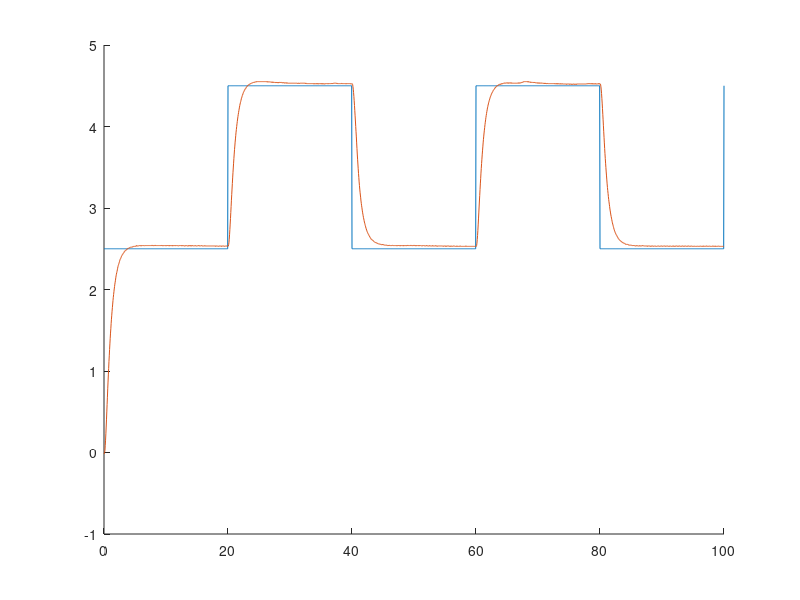

The MATLAB script that drew this image: (Note: this script raises an error after producing the figure.)
load fundarek_sada1.mat
figure(1)
hold on 
plot(tout,u)
plot(tout,y)
hold off
tu = [tout, u]
ty = [tout,y]
% load fundarek_sada2.mat
% figure(2)
% hold on 
% plot(tout,u)
% plot(tout,y)
% hold off


numgen=100;	% number of generations
lpop=56;	% number of chromosomes in population
lstring=3;	% number of genes in a chromosome
M=20;          % maximum of the search space

% Population initialisation

Space=[ones(1,lstring)*(0); ones(1,lstring)*M];

% Space=[ones(1,lstring)*(0); 50,1];
Delta=Space(2,:)/100;    % additive mutation step
Delta1 = Space(2,:)/2000;
Delta2 = Space(2,:)/10;
Pop=genrpop(lpop,Space);
evolution = zeros(1,numgen);
best_ch = zeros(lstring,numgen);
% Main cyklus --------------------------------- b)

for gen=1:numgen
    tic
    [Fit]=getFitness(Pop);
    evolution(gen)=min(Fit);	            % convergence graph of the solution
    [Best,bfit]=selbest(Pop,Fit,[1,1]);          % optimum
    best_ch(:,gen) = Best(1,:)';
    Old=selrand(Pop,Fit,8);                     % vyssii selektivny tlak avsak so
    Work1=seltourn(Pop,Fit,8);               % zachovanim nahodneho vyberu
    Work1=[Work1; selrand(Pop,Fit,8)];      % pomerne vysoka mutacia zvisuje diverzitu
    Work2=seltourn(Pop,Fit,8);
    Work2=[Work2; selsus(Pop,Fit,8)];
    Work4=seltourn(Pop,Fit,8);
    Work1=mutx(Work1,0.2,Space);
    Work1=crossov(Work1,1,0);
    Work1 = muta(Work1,0.2,Delta1,Space);
    Work2=mutx(Work2,0.3,Space);
    Work2=muta(Work2,0.2,Delta,Space);
    Work3 = genrpop(6,Space);
    Work4 = muta(Work4,0.2,Delta2,Space);
    Pop=[Best;Old;Work1;Work2;Work3;Work4];
    gen
    toc
end;  % gen
% Best solution
figure(4);
hold on 
plot(evolution);
title('evolution');
xlabel('generation');
ylabel('fitness');


hold off
figure(5);
hold on;
plot(best_ch(1,:));
plot(best_ch(2,:));
plot(best_ch(3,:));

hold off

K = best_ch(1,end)
T = best_ch(2,end)
Td = best_ch(3,end)
K = 1.0121
T = 0.891
Td = 0.2811